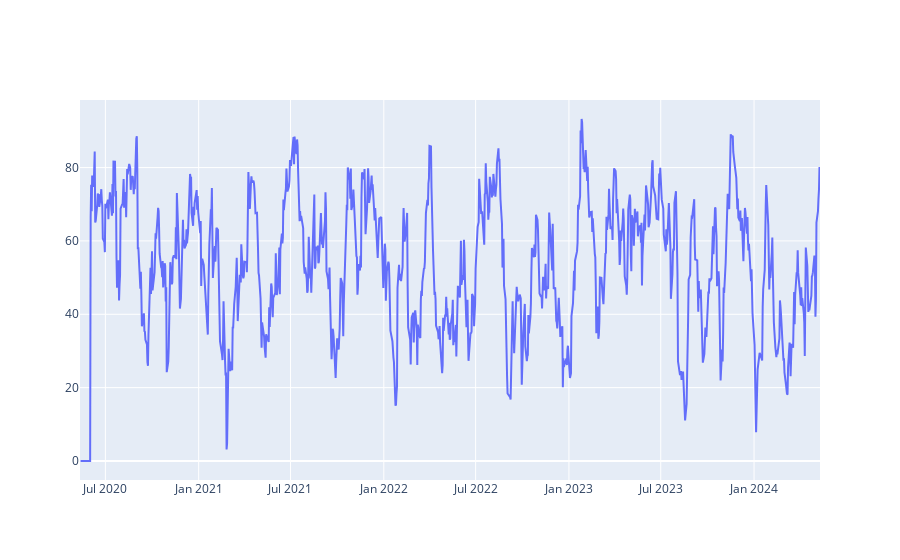

The notebook cell this image was saved under:
### Code cell
df.reset_index(inplace=True)
train.reset_index(inplace=True)
test.reset_index(inplace=True)

def feature_engineering(df, n=14):
    close = df['Close']
    delta = close.diff()
    delta = delta[1:]
    pricesUp = delta.copy()
    pricesDown = delta.copy()
    pricesUp[pricesUp < 0] = 0
    pricesDown[pricesDown > 0] = 0
    rollUp = pricesUp.rolling(n).mean()
    rollDown = pricesDown.abs().rolling(n).mean()
    rs = rollUp / rollDown
    rsi = 100.0 - (100.0 / (1.0 + rs))
    df['Date'] = pd.to_datetime(df['Date'])
    df['SMA_5'] = df['Close'].rolling(5).mean().shift()
    df['month'] = df['Date'].dt.month
    df['year'] = df['Date'].dt.year
    df['RSI'] = rsi.fillna(0)

feature_engineering(df)
feature_engineering(train)
feature_engineering(test)

fig = go.Figure(go.Scatter(x=df.Date, y=df.RSI, name='RSI'))
fig.show()

### Figure 1 — Plotly figure (JSON) as saved in the notebook; plotly's stock layout.template omitted (floating-point values rounded to 4 significant figures; data arrays with more than 128 entries replaced by an {"elided": "..."} marker saying what was removed)
{"data": [{"name": "RSI", "type": "scatter", "x": {"elided": "1007 str values"}, "y": {"elided": "1007 float values"}}], "layout": {}}
